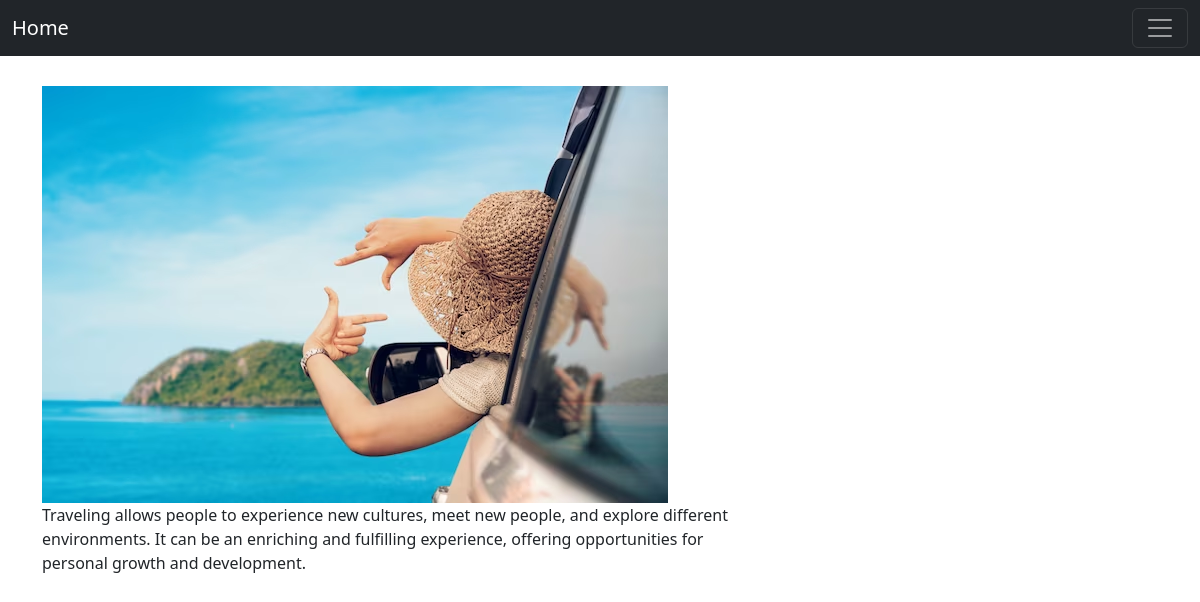
The page /photo/9 on the database its author committed.
### photos/models.py (models this page shows, shortened)
class Photo(models.Model):
    category = models.ForeignKey(Category, on_delete=models.SET_NULL, null=True, blank=True)
    image = models.ImageField(null=False, blank=False, max_length=None)
    description = models.TextField()

### photos/views.py (the view)
# urls.py: path('photo/<str:pk>', views.viewPhoto, name='photo'),
def viewPhoto(request, pk):
    photo = Photo.objects.get(id=pk)
    return render(request, 'photos/photo.html', context={'photo': photo})

### photos/templates/photos/photo.html
{% extends 'photos/main.html' %}
{% block content %}
    <div class="container">
        <div class="row justify-content-center">
            <div class="col">
                <div style="height: 90vh; width:90vh">
                    <img style="max-height:100%; max-width:100%" src="{{photo.image.url}}">
                    <p>{{photo.description}}</p>
                </div>
            </div>
        </div>
    </div>
{% endblock content %}

### rows shown on the page
Photo: image (picture), description "Traveling allows people to experience new cultures, meet new people, and explore different environments. It can be an enriching and fulfilling experience, offering opportunities for personal growth and development."
